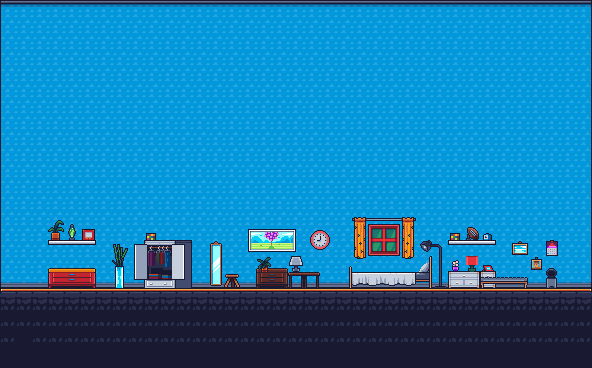

Rendered tile map (Tiled .tmx) drawn with the repository's tilesets; below, a short description and the map source with its tile grids summarised:
An orthogonal 37x23 tile map with 16x16 px tiles, 4 tile layers (Ground, Tile Layer 4, Tile Layer 2, Tile Layer 3), 1 hidden layer not drawn, 7 tilesets and 1 object (bed).

<map version="1.10" tiledversion="1.10.2" orientation="orthogonal" renderorder="right-down" width="37" height="23" tilewidth="16" tileheight="16" infinite="0" nextlayerid="7" nextobjectid="4">
 <tileset firstgid="1" source="mp_cs_tilemap_all.tsx" />
 <tileset firstgid="2049" source="Background.tsx" />
 <tileset firstgid="2629" source="Bathroom.tsx" />
 <tileset firstgid="2838" source="Bedroom.tsx" />
 <tileset firstgid="2988" source="Chill Room.tsx" />
 <tileset firstgid="3192" source="Play Room.tsx" />
 <tileset firstgid="3390" source="Kitchen Room.tsx" />
 <layer id="1" name="Ground" width="37" height="23">
  <data>[851 cells, 851 non-empty, 15 distinct tile ids]</data>
 </layer>
 <layer id="4" name="Tile Layer 4" width="37" height="23">
  <data>[851 cells, 666 non-empty, 9 distinct tile ids]</data>
 </layer>
 <layer id="2" name="Tile Layer 2" width="37" height="23">
  <data>[851 cells, 124 non-empty, 85 distinct tile ids]</data>
 </layer>
 <layer id="3" name="Tile Layer 3" width="37" height="23">
  <data>[851 cells, 16 non-empty, 16 distinct tile ids]</data>
 </layer>
 <layer id="5" name="Night" width="37" height="23" visible="0" opacity="0.56">
  <data>[851 cells, 851 non-empty, 1 distinct tile ids]</data>
 </layer>
 <objectgroup id="6" name="interactive">
  <object id="2" name="bed" x="348.545" y="255.818" width="83.2727" height="32.1818" />
 </objectgroup>
</map>
